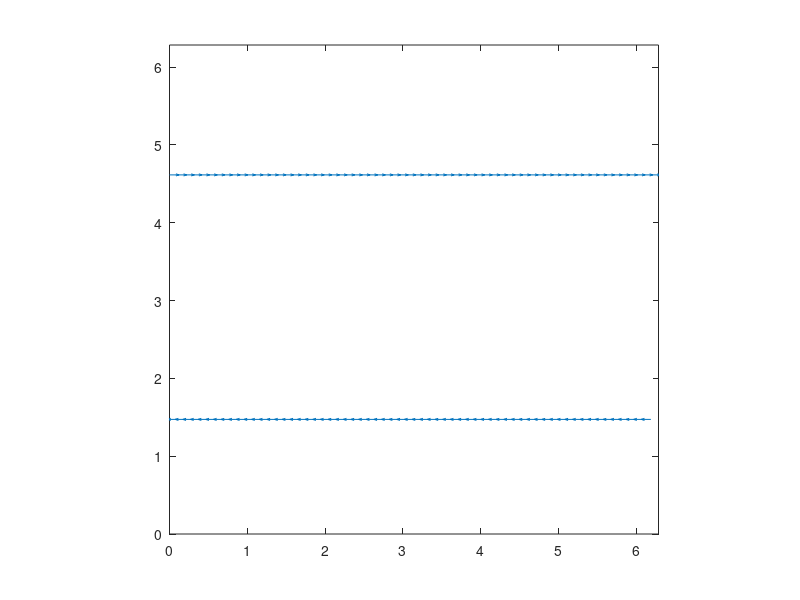
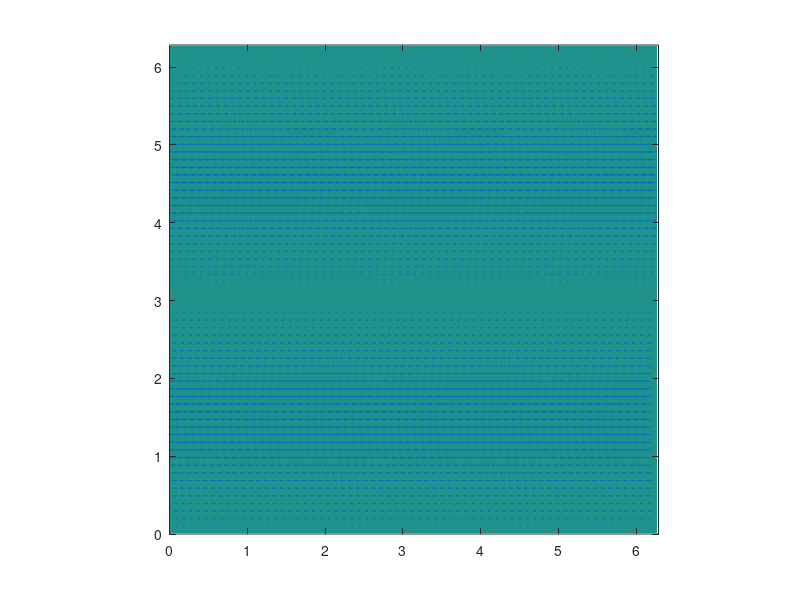

The MATLAB script that drew these images, in order:

clear all;

twopi = pi * 2;
ImUnit = 1i;

rho = 1.0;
nu = 1.0;

Lx = pi * 2;
Ly = pi * 2;

nx = 64;
ny = 64;
dx = Lx / nx;
dy = Ly / ny;

xs = linspace(0,Lx-dx,nx);
ys = linspace(0,Ly-dy,ny);
[xs,ys] = ndgrid(xs,ys);

xper = linspace(0,Lx,nx+1);
yper = linspace(0,Ly,ny+1);
[xper,yper] = ndgrid(xper,yper);

kx = zeros(nx,ny);
ky = zeros(nx,ny);
for j = 1:ny
    kx(:,j) = [0:nx/2-1, -nx/2:-1];
end
for i = 1:nx
    ky(i,:) = [0:ny/2-1, -ny/2:-1];
end
k2 = kx.^2 + ky.^2;

fs = zeros(nx,ny);
gs = zeros(nx,ny);
% fs(:,:) = sin(xs) .* cos(xs) + 2*nu*cos(xs).*sin(ys);
% gs(:,:) = sin(ys) .* cos(ys) - 2*nu*sin(xs).*cos(ys);
fs(:,round(ny*1/4)) = -1;
fs(:,round(ny*3/4)) = 1;

if (1)
    figure;
    quiver(xs,ys,fs,gs);
    axis equal;
    axis([0 Lx 0 Ly]);
end

fh = fft2(fs);
gh = fft2(gs);

%
uh = zeros(nx,ny);
vh = zeros(nx,ny);
ph = zeros(nx,ny);

for j = 1:ny
for i = 1:nx
    ki = kx(i,j);
    kj = ky(i,j);
    kn = k2(i,j);
    fhat = fh(i,j);
    ghat = gh(i,j);
    
    if kn == 0
        uh(i,j) = 0;
        vh(i,j) = 0;
        ph(i,j) = 0;
    else
        uh(i,j) = 1.0/kn / (kn*nu) * (kj*kj*fhat - ki*kj*ghat);
        vh(i,j) = 1.0/kn / (kn*nu) * (-ki*kj*fhat + ki*ki*ghat);
        ph(i,j) = 1.0/kn * (-ImUnit*ki*fhat - ImUnit*kj*ghat);
    end
end
end

%
us = real(ifft2(uh));
vs = real(ifft2(vh));
ps = real(ifft2(ph));

pper = zeros(nx+1,ny+1);
pper(1:nx,1:ny) = ps;
pper(:,ny+1) = pper(:,1);
pper(nx+1,:) = pper(1,:);

if 1
    figure;
    contourf(xper,yper,pper);
    hold on;
    quiver(xs,ys,us,vs);
    hold off;
    axis equal;
    axis([0 Lx 0 Ly]);
end

uana = cos(xs).*sin(ys);
vana = -sin(xs).*cos(ys);
pana = -0.25 * (cos(2*xs) + cos(2*ys));
